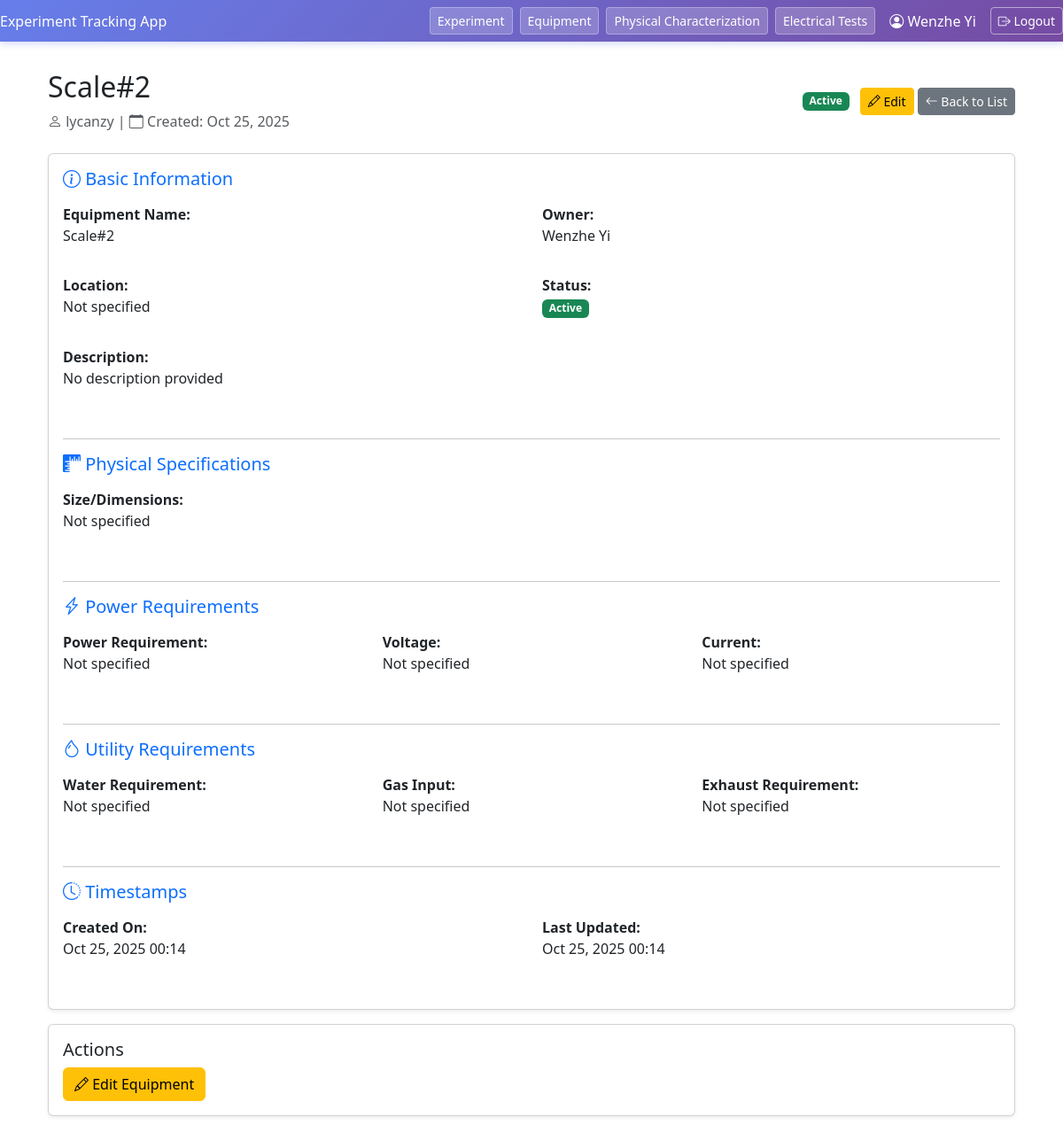
/equipment/4/ (signed in), run on the app's committed database.
### experiment_flow/models.py (models this page shows, shortened)
class Equipment(models.Model):
    equipment_name = models.CharField(max_length=100, unique=True, help_text="Name of the equipment")
    description = models.TextField(blank=True, null=True, help_text="Detailed description of the equipment")
    owner = models.ForeignKey(User, on_delete=models.SET_NULL, null=True, blank=True, related_name='equipment', help_text="Equipment owner/responsible person")
    location = models.CharField(max_length=200, blank=True, null=True, help_text="Current location (e.g., Lab 101, Room A)")
    size = models.CharField(max_length=100, blank=True, null=True, help_text="Physical dimensions (e.g., 60cm x 80cm x 120cm)")
    power_requirement = models.CharField(max_length=100, blank=True, null=True, help_text="Power requirement (e.g., 5kW, 3-phase)")
    voltage = models.CharField(max_length=50, blank=True, null=True, help_text="Voltage requirement (e.g., 220V, 380V)")
    current = models.CharField(max_length=50, blank=True, null=True, help_text="Current requirement (e.g., 15A, 20A)")
    water_requirement = models.CharField(max_length=200, blank=True, null=True, help_text="Water requirement (e.g., DI water, 5L/min)")
    gas_input = models.CharField(max_length=200, blank=True, null=True, help_text="Gas input requirements (e.g., N2, Ar, 2 SLM)")
    exhaust_requirement = models.CharField(max_length=200, blank=True, null=True, help_text="Exhaust requirements (e.g., Acid exhaust, 500 CFM)")
    created_on = models.DateTimeField(auto_now_add=True)
    updated_on = models.DateTimeField(auto_now=True)
    is_active = models.BooleanField(default=True, help_text="Whether the equipment is currently active/available")
    class Meta:
        ordering = ['equipment_name']
        verbose_name = "Equipment"
        verbose_name_plural = "Equipment"

### experiment_flow/views.py (the view)
# urls.py: path('equipment/<int:equipment_id>/', views.equipment_detail, name='equipment_detail'),
@login_required
def equipment_detail(request, equipment_id):
    equipment = get_object_or_404(Equipment, id=equipment_id)
    return render(request, 'experiment_flow/equipment_detail.html', {
        'equipment': equipment
    })

### experiment_flow/templates/experiment_flow/equipment_detail.html (shortened to what this page needs)
{% extends "experiment_flow/base_no_sidebar.html" %}
{% load static %}
{% block content %}
<div class="container-fluid">
    <div class="row">
        <div class="col-12">
            <div class="d-flex justify-content-between align-items-center mb-4">
                <div>
                    <h2>{{ equipment.equipment_name }}</h2>
                    <p class="text-muted mb-0">
                        <i class="bi bi-person"></i> {{ equipment.owner.username }} |
                        <i class="bi bi-calendar"></i> Created: {{ equipment.created_on|date:"M d, Y" }}
                    </p>
                </div>
                <div>
                    {% if equipment.is_active %}
                        <span class="badge bg-success me-2">Active</span>
                    {% else %}
                        <span class="badge bg-danger me-2">Inactive</span>
                    {% endif %}
                    <a href="{% url 'edit_equipment' equipment.id %}" class="btn btn-warning btn-sm">
                        <i class="bi bi-pencil"></i> Edit
                    </a>
                    <a href="{% url 'equipment_list' %}" class="btn btn-secondary btn-sm">
                        <i class="bi bi-arrow-left"></i> Back to List
                    </a>
                </div>
            </div>
            <div class="card shadow-sm">
                <div class="card-body">
                    <div class="mb-4">
                        <h5 class="text-primary mb-3">
                            <i class="bi bi-info-circle"></i> Basic Information
                        </h5>
                        <div class="row">
                            <div class="col-md-6 mb-3">
                                <label class="fw-bold">Equipment Name:</label>
                                <p>{{ equipment.equipment_name }}</p>
                            </div>
                            <div class="col-md-6 mb-3">
                                <label class="fw-bold">Owner:</label>
                                <p>{{ equipment.owner.get_full_name|default:equipment.owner.username }}</p>
                            </div>
                            <div class="col-md-6 mb-3">
                                <label class="fw-bold">Location:</label>
                                <p>{{ equipment.location|default:"Not specified" }}</p>
                            </div>
                            <div class="col-md-6 mb-3">
                                <label class="fw-bold">Status:</label>
                                <p>
                                    {% if equipment.is_active %}
                                        <span class="badge bg-success">Active</span>
                                    {% else %}
                                        <span class="badge bg-danger">Inactive</span>
                                    {% endif %}
                                </p>
                            </div>
                            <div class="col-12 mb-3">
                                <label class="fw-bold">Description:</label>
                                <p>{{ equipment.description|default:"No description provided" }}</p>
                            </div>
                        </div>
                    </div>
                    <hr>
                    <div class="mb-4">
                        <h5 class="text-primary mb-3">
                            <i class="bi bi-rulers"></i> Physical Specifications
                        </h5>
                        <div class="row">
                            <div class="col-md-6 mb-3">
                                <label class="fw-bold">Size/Dimensions:</label>
                                <p>{{ equipment.size|default:"Not specified" }}</p>
                            </div>
                        </div>
                    </div>
                    <hr>
                    <div class="mb-4">
                        <h5 class="text-primary mb-3">
                            <i class="bi bi-lightning-charge"></i> Power Requirements
                        </h5>
                        <div class="row">
                            <div class="col-md-4 mb-3">
                                <label class="fw-bold">Power Requirement:</label>
                                <p>{{ equipment.power_requirement|default:"Not specified" }}</p>
                            </div>
                            <div class="col-md-4 mb-3">
                                <label class="fw-bold">Voltage:</label>
                                <p>{{ equipment.voltage|default:"Not specified" }}</p>
                            </div>
                            <div class="col-md-4 mb-3">
                                <label class="fw-bold">Current:</label>
                                <p>{{ equipment.current|default:"Not specified" }}</p>
                            </div>
                        </div>
                    </div>
                    <hr>
                    <div class="mb-4">
                        <h5 class="text-primary mb-3">
                            <i class="bi bi-droplet"></i> Utility Requirements
                        </h5>
                        <div class="row">
                            <div class="col-md-4 mb-3">
                                <label class="fw-bold">Water Requirement:</label>
                                <p>{{ equipment.water_requirement|default:"Not specified" }}</p>
                            </div>
                            <div class="col-md-4 mb-3">
                                <label class="fw-bold">Gas Input:</label>
                                <p>{{ equipment.gas_input|default:"Not specified" }}</p>
                            </div>
                            <div class="col-md-4 mb-3">
                                <label class="fw-bold">Exhaust Requirement:</label>
                                <p>{{ equipment.exhaust_requirement|default:"Not specified" }}</p>
                            </div>
                        </div>
                    </div>
                    <hr>
                    <div class="mb-2">
                        <h5 class="text-primary mb-3">
                            <i class="bi bi-clock-history"></i> Timestamps
                        </h5>
                        <div class="row">
                            <div class="col-md-6 mb-3">
                                <label class="fw-bold">Created On:</label>
                                <p>{{ equipment.created_on|date:"M d, Y H:i" }}</p>
                            </div>
                            <div class="col-md-6 mb-3">
                                <label class="fw-bold">Last Updated:</label>
                                <p>{{ equipment.updated_on|date:"M d, Y H:i" }}</p>
                            </div>
                        </div>
                    </div>
                </div>
            </div>
            <div class="card shadow-sm mt-3">
                <div class="card-body">
                    <h5 class="card-title">Actions</h5>
                    <a href="{% url 'edit_equipment' equipment.id %}" class="btn btn-warning me-2">
                        <i class="bi bi-pencil"></i> Edit Equipment
                    </a>
                </div>
            </div>
        </div>
    </div>
</div>
{% endblock %}

### experiment_flow/templates/experiment_flow/base_no_sidebar.html (shortened to what this page needs)
<!DOCTYPE html>
<html lang="en">
<head>
    <link href="https://cdn.jsdelivr.net/npm/bootstrap@5.3.0/dist/css/bootstrap.min.css" rel="stylesheet">
    <link rel="stylesheet" href="https://cdn.jsdelivr.net/npm/bootstrap-icons@1.11.1/font/bootstrap-icons.css">
    <link href="https://cdn.jsdelivr.net/npm/select2@4.1.0-rc.0/dist/css/select2.min.css" rel="stylesheet" />
    <link href="https://cdn.jsdelivr.net/npm/select2-bootstrap-5-theme@1.3.0/dist/select2-bootstrap-5-theme.min.css" rel="stylesheet" />
</head>
<body>
    <div class="navbar">
        <div>Experiment Tracking App</div>
        <div class="ms-auto d-flex gap-2 align-items-center">
            <button onclick="location.href='{% url 'index' %}'" class="btn btn-primary btn-sm">Experiment</button>
            <button onclick="location.href='{% url 'equipment_list' %}'" class="btn btn-primary btn-sm">Equipment</button>
            <button onclick="location.href='{% url 'index' %}'" class="btn btn-primary btn-sm">Physical Characterization</button>
            <button onclick="location.href='{% url 'index' %}'" class="btn btn-primary btn-sm">Electrical Tests</button>
            {% if user.is_authenticated %}
                <span class="text-white mx-2">
                    <i class="bi bi-person-circle"></i>
                    {% if user.first_name and user.last_name %}
                        {{ user.first_name }} {{ user.last_name }}
                    {% else %}
                        {{ user.username }}
                    {% endif %}
                </span>
                <button onclick="location.href='{% url 'logout' %}'" class="btn btn-outline-light btn-sm">
                    <i class="bi bi-box-arrow-right"></i> Logout
                </button>
            {% endif %}
        </div>
    </div>
    <div class="container">
        {% block content %}{% endblock %}
    </div>
</body>
</html>

### experiment_flow/templates/experiment_flow/base_no_sidebar.html (style rules this page uses)
body { font-family: Arial, sans-serif; margin: 0; padding: 0; background: #f7f7f7; }
.navbar { background: linear-gradient(135deg, #667eea 0%, #764ba2 100%); color: #fff; padding: 1rem; display: flex; justify-content: space-between; align-items: center; box-shadow: 0 2px 8px rgba(102, 126, 234, 0.3); }
.navbar .btn-primary { background: rgba(255, 255, 255, 0.2); border: 1px solid rgba(255, 255, 255, 0.3); color: white; transition: all 0.2s; }
.navbar .btn-outline-light { border-color: rgba(255, 255, 255, 0.5); color: white; transition: all 0.2s; }
.container { padding: 2rem; }

### data on the page
Equipment: equipment_name "Scale#2", owner.username "lycanzy", created_on "Oct 25, 2025", owner.get_full_name "Wenzhe Yi", location "Not specified", description "No description provided", size "Not specified", power_requirement "Not specified", voltage "Not specified", current "Not specified", water_requirement "Not specified", gas_input "Not specified", exhaust_requirement "Not specified", created_on "Oct 25, 2025 00:14", updated_on "Oct 25, 2025 00:14"

### other printed values
{{ user.first_name }} "Wenzhe"
{{ user.last_name }} "Yi"
